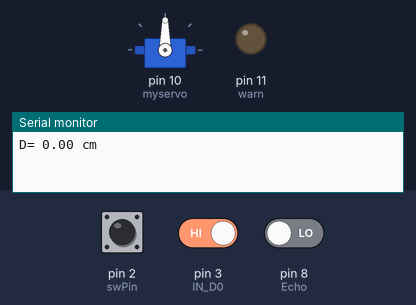
The sketch below on a simulated Arduino Uno, built with avr-gcc and run on an emulated ATmega328P. Shown: servo, output pins drawn as LEDs (lit = HIGH), the last lines printed to the serial monitor. The inputs (shaded band) are chosen by the test bench; at power-on: pin 3 (IN_D0) HIGH, pin 2 (swPin) HIGH, pin 8 (Echo) LOW. Pins used as bus, display or sensor lines are not drawn.

Above: at 1.2 s.
1.3 s: pin 3 (IN_D0) driven LOW
At 3.2 s:
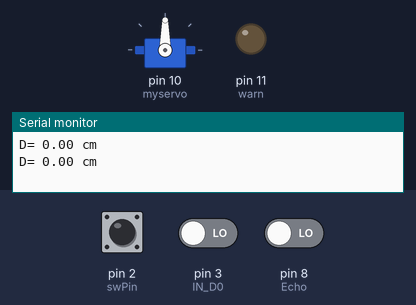
5.9 s: pin 3 (IN_D0) driven HIGH
At 6.9 s:
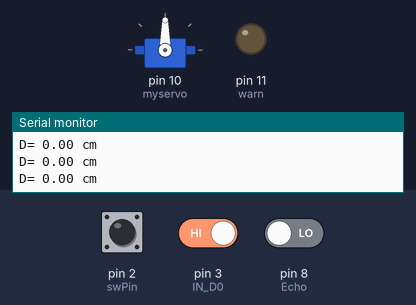
Timing chart, 0 to 8.9 s (numbered marks = the images above; inputs shaded):
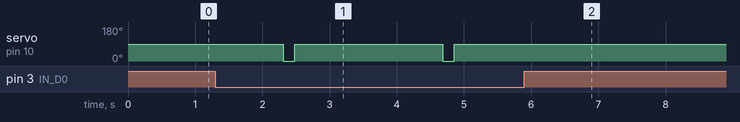

Measured:
- after the input at 1.3 s, servo on pin 10 (myservo): alternates 90° for 2.2 s and 0° for 0.17 s, starting after 1.0 s
- after the input at 5.9 s, servo on pin 10 (myservo): stops changing and stays 90°

The sketch:

Arduino-to-build-an-ultrasonic-detection-transmitter.ino
```cpp
#include <Servo.h>

Servo myservo;
const int IN_D0 = 3; /*保險*/
int Trig = 7; int Echo = 8;/*distance*/
float echotime; float distance; float T = 22.0;
float v = (331 + 0.6 * T) * 100 / 1000000; //unit:cm/微秒
int swPin = 2; int swState;
int led =3 ;
int warn=11;
int value_D0;
void setup() {
  Serial.begin(9600);
  pinMode(Trig, OUTPUT); pinMode(Echo, INPUT);
  pinMode(swPin, INPUT); pinMode(led, OUTPUT);
  pinMode(warn, OUTPUT);
  myservo.attach(10);/**/

  pinMode (IN_D0, INPUT);
  int value_D0;
}
void loop() {
  swState = digitalRead(swPin);
 //if (swState == 1) { myservo.write(90);              // tell servo to go to position in variable 'pos'
    //delay(170);
 //   myservo.write(90);delay(1000);}


  digitalWrite(Trig, HIGH); delay(5); digitalWrite(Trig, 0);
  echotime = pulseIn(Echo, 1);
  distance = v * (echotime / 2);

  Serial.print("D= "); Serial.print(distance);
Serial.println(" cm");
  value_D0 = digitalRead(IN_D0);
  delay(100);


  if
  ( distance <= 100 && value_D0==0)
 {
    myservo.write(0);              // tell servo to go to position in variable 'pos'
    delay(170);
    myservo.write(90);


    delay(1000);
  }


  delay(100);

}
```
